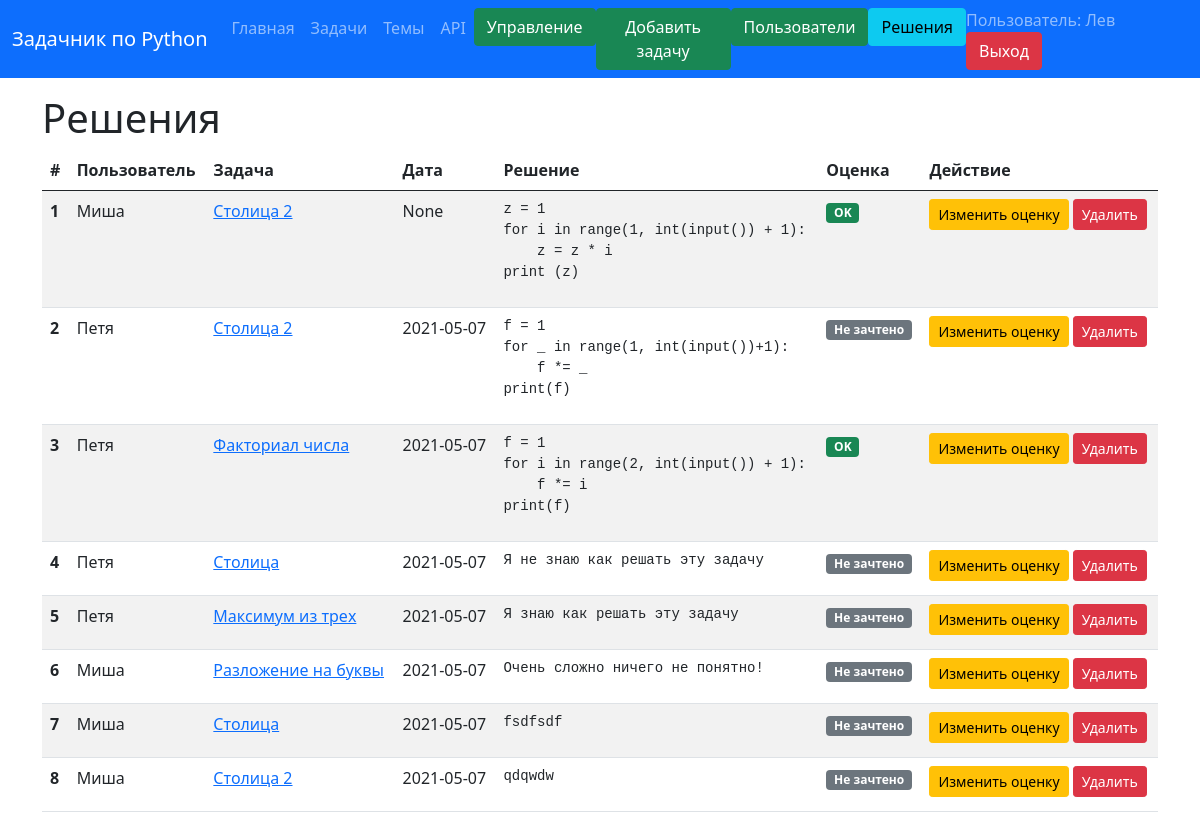
The page /solves (signed in) on the database as committed earlier.
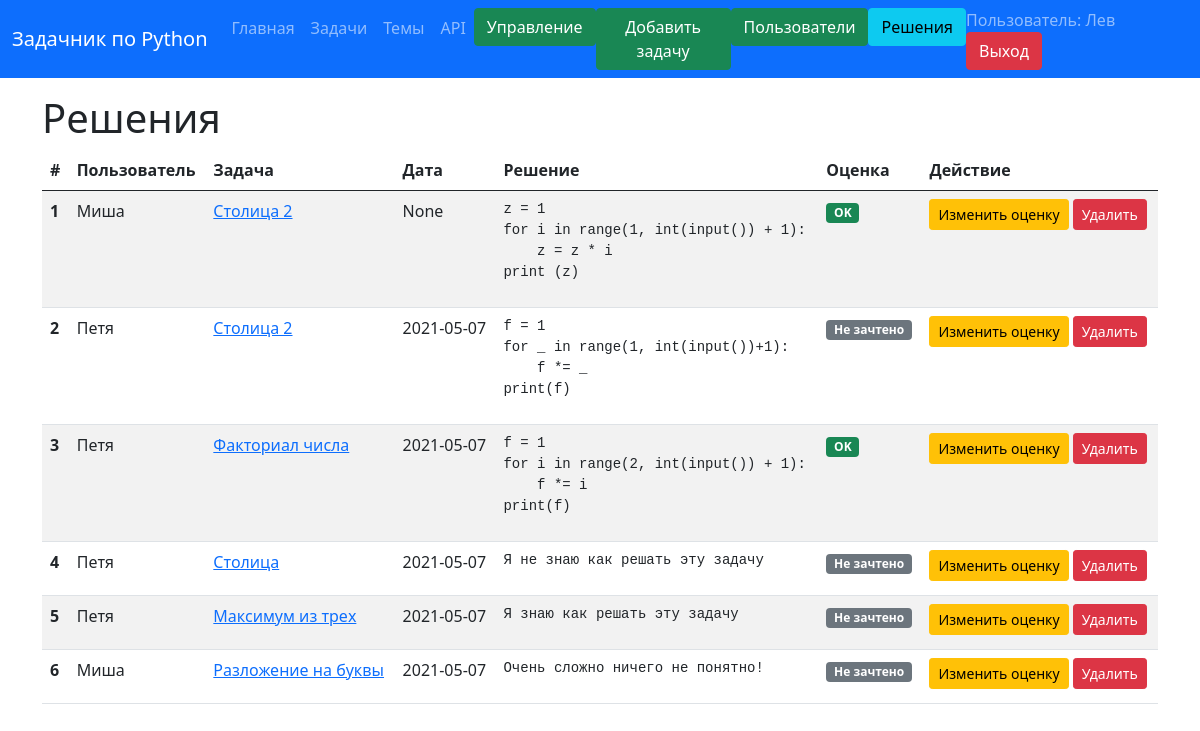
The same page on the database as committed later.
### data/solves.py (models this page shows)
class Solve(SqlAlchemyBase, SerializerMixin):
    __tablename__ = 'solves'
    id = sqlalchemy.Column(sqlalchemy.Integer, primary_key=True, autoincrement=True)
    user_id = sqlalchemy.Column(sqlalchemy.Integer, sqlalchemy.ForeignKey("users.id"), nullable=True)
    task_id = sqlalchemy.Column(sqlalchemy.Integer, sqlalchemy.ForeignKey("tasks.id"), nullable=True)
    content = sqlalchemy.Column(sqlalchemy.String, nullable=True)
    accept = sqlalchemy.Column(sqlalchemy.BOOLEAN, default=False)
    created_date = sqlalchemy.Column(sqlalchemy.Date, default=datetime.date.today)
    user = orm.relation('User', back_populates='solve')
    task = orm.relation('Task', back_populates='solve')

### data/users.py (models this page shows, shortened)
class User(SqlAlchemyBase, UserMixin, SerializerMixin):
    __tablename__ = 'users'
    id = sqlalchemy.Column(sqlalchemy.Integer, primary_key=True, autoincrement=True)
    name = sqlalchemy.Column(sqlalchemy.String, index=True, nullable=True)
    role = sqlalchemy.Column(sqlalchemy.String, default='user')
    email = sqlalchemy.Column(sqlalchemy.String, index=True, unique=True, nullable=True)
    hashed_password = sqlalchemy.Column(sqlalchemy.String, nullable=True)
    created_date = sqlalchemy.Column(sqlalchemy.DateTime, default=datetime.date.today)
    task = orm.relation("Task", back_populates='user')
    solve = orm.relation("Solve", cascade="all, delete")

### data/tasks.py (models this page shows, shortened)
class Task(SqlAlchemyBase, SerializerMixin):
    __tablename__ = 'tasks'
    id = sqlalchemy.Column(sqlalchemy.Integer, primary_key=True, autoincrement=True)
    title = sqlalchemy.Column(sqlalchemy.String, index=True, nullable=True)
    content = sqlalchemy.Column(sqlalchemy.String, nullable=True)
    subject = sqlalchemy.Column(sqlalchemy.String, default='Без темы')
    created_date = sqlalchemy.Column(sqlalchemy.Date, default=datetime.date.today)
    rating = sqlalchemy.Column(sqlalchemy.Integer)
    user_id = sqlalchemy.Column(sqlalchemy.Integer, sqlalchemy.ForeignKey("users.id"))
    user = orm.relation('User', back_populates='task')
    solve = orm.relation('Solve', cascade="all, delete")

### main.py (the view)
@app.route('/solves')
@login_required
def solves():
    session = db_session.create_session()
    result = session.query(Solve).filter((Solve.user == current_user) | (current_user.role == 'admin')).all()
    if current_user.role == 'admin':
        return render_template('admin_solves_page.html', title='Мои решения', solves=result)
    else:
        return render_template('solves_page.html', title='Мои решения', solves=result)

### data/db_session.py (called while the page is built)
def create_session() -> Session:
    global __factory
    return __factory()

### main.py (called while the page is built)
@login_manager.user_loader
def load_user(user_id):
    session = db_session.create_session()
    return session.query(User).get(user_id)

### templates/admin_solves_page.html
{% extends "base_template.html" %}
{% block main %}
<h1>Решения</h1>
<table class="table table-striped">
    <thead>
    <tr>
        <th scope="col">#</th>
        <th scope="col">Пользователь</th>
        <th scope="col">Задача</th>
        <th scope="col">Дата</th>
        <th scope="col">Решение</th>
        <th scope="col">Оценка</th>
        <th scope="col">Действие</th>
    </tr>
    </thead>
    {% for item in solves %}
    <tr>
        <th scope="row">{{ loop.index }}</th>
        <td>{{ item.user.name }}</td>
        <td><a href="/tasks/{{ item.task_id }}">{{ item.task.title }}</a></td>
        <td>{{ item.created_date }}</td>
        <td>
            <pre>{{ item.content | safe}}</pre>
        </td>
        <td>{% if item.accept == True %}
            <span class="badge bg-success">OK</span>
            {% else %}
            <span class="badge bg-secondary">Не зачтено</span>
            {% endif %}
        </td>
        <td><a href="/change_solve_status/{{ item.id }}" class="btn btn-warning btn-sm">Изменить оценку</a>
            <a href="/solve_delete/{{ item.id }}" class="btn btn-danger btn-sm">Удалить</a></td>
    </tr>
    {% endfor %}
</table>
{% endblock %}

Rows that differ between the two databases and show on the page:
removed Solve: user.name "Миша", task "Столица", created_date "2021-05-07", content "fsdfsdf", accept "Не зачтено"
removed Solve: user.name "Миша", task "Столица 2", created_date "2021-05-07", content "qdqwdw", accept "Не зачтено"
